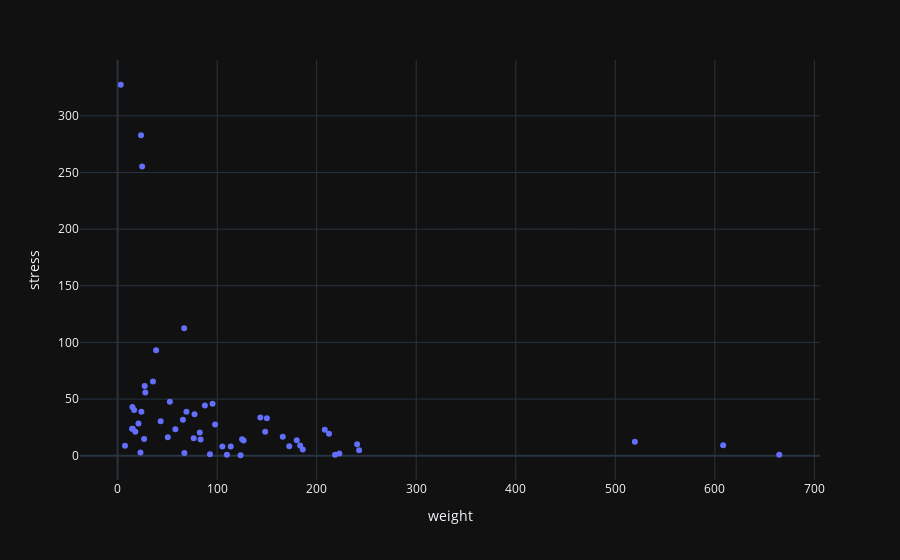
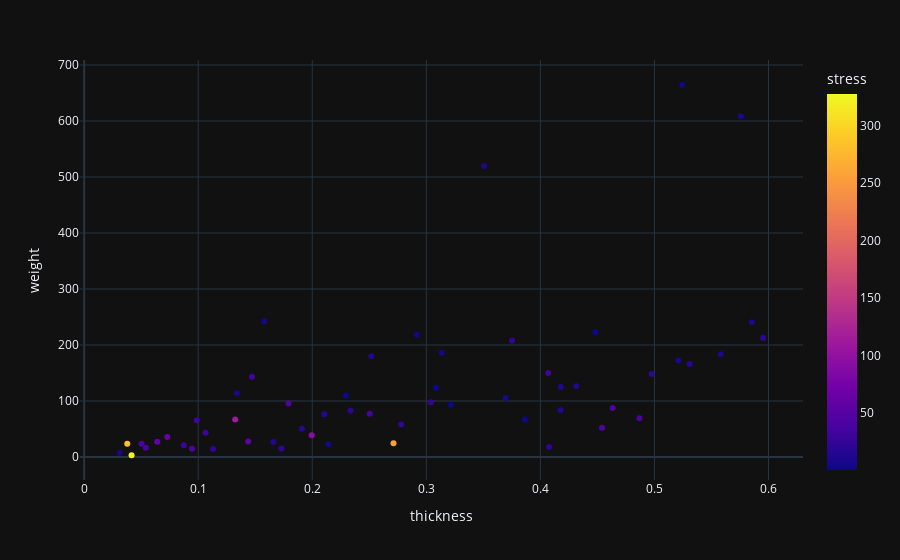

The code cell stored with these charts, in order, in its notebook:
### Code cell
# Plot
import plotly.express as px
fig1 = px.scatter(df, x='weight', y='stress',  template="plotly_dark")
fig1.show()
fig2 = px.scatter(df, x='thickness', y='weight', color='stress', template="plotly_dark")
fig2.show()

### Figure 1 — Plotly figure (JSON) as saved in the notebook; plotly's stock layout.template omitted (floating-point values rounded to 4 significant figures)
{"data": [{"hovertemplate": "weight=%{x}<br>stress=%{y}<extra></extra>", "legendgroup": "", "marker": {"color": "#636efa", "symbol": "circle"}, "mode": "markers", "name": "", "orientation": "v", "showlegend": false, "type": "scatter", "x": [20.97, 150.0, 3.154, 143.4, 38.68, 65.63, 17.79, 212.3, 186.0, 23.85, 109.8, 240.6, 123.5, 165.9, 23.51, 95.4, 125.1, 113.6, 77.28, 50.43, 208.2, 27.85, 16.61, 52.47, 519.6, 222.8, 35.55, 43.27, 180.0, 83.37, 15.24, 242.6, 105.2, 27.2, 76.45, 82.54, 24.65, 87.68, 126.6, 7.433, 148.2, 183.4, 69.14, 67.06, 14.82, 58.05, 14.45, 66.91, 22.96, 172.5, 26.67, 97.94, 664.7, 218.5, 92.79, 608.3], "xaxis": "x", "y": [28.39, 33.06, 327.4, 33.62, 93.08, 31.78, 21.09, 19.31, 5.419, 38.78, 0.9307, 10.04, 0.3981, 16.78, 282.9, 45.83, 14.56, 8.109, 36.57, 16.32, 22.93, 55.83, 40.3, 47.56, 12.37, 1.951, 65.59, 30.33, 13.71, 14.34, 23.71, 4.704, 8.075, 61.45, 15.33, 20.39, 255.3, 44.22, 13.52, 8.709, 21.14, 9.034, 38.77, 2.295, 43.03, 23.33, 23.88, 112.4, 2.762, 8.348, 14.77, 27.45, 0.9135, 0.8144, 1.341, 9.255], "yaxis": "y"}], "layout": {"autosize": true, "legend": {"tracegroupgap": 0}, "margin": {"t": 60}, "xaxis": {"anchor": "y", "autorange": true, "domain": [0, 1], "range": [-36.31, 704.2], "title": {"text": "weight"}, "type": "linear"}, "yaxis": {"anchor": "x", "autorange": true, "domain": [0, 1], "range": [-24.92, 352.7], "title": {"text": "stress"}, "type": "linear"}}}

### Figure 2 — Plotly figure (JSON) as saved in the notebook; plotly's stock layout.template omitted (floating-point values rounded to 4 significant figures)
{"data": [{"hovertemplate": "thickness=%{x}<br>weight=%{y}<br>stress=%{marker.color}<extra></extra>", "legendgroup": "", "marker": {"color": [28.39, 33.06, 327.4, 33.62, 93.08, 31.78, 21.09, 19.31, 5.419, 38.78, 0.9307, 10.04, 0.3981, 16.78, 282.9, 45.83, 14.56, 8.109, 36.57, 16.32, 22.93, 55.83, 40.3, 47.56, 12.37, 1.951, 65.59, 30.33, 13.71, 14.34, 23.71, 4.704, 8.075, 61.45, 15.33, 20.39, 255.3, 44.22, 13.52, 8.709, 21.14, 9.034, 38.77, 2.295, 43.03, 23.33, 23.88, 112.4, 2.762, 8.348, 14.77, 27.45, 0.9135, 0.8144, 1.341, 9.255], "coloraxis": "coloraxis", "symbol": "circle"}, "mode": "markers", "name": "", "orientation": "v", "showlegend": false, "type": "scatter", "x": [0.08732, 0.4069, 0.04155, 0.1471, 0.1995, 0.09877, 0.4076, 0.5953, 0.3135, 0.05031, 0.2294, 0.5853, 0.3086, 0.5309, 0.03779, 0.1791, 0.4179, 0.1339, 0.2503, 0.191, 0.3751, 0.1438, 0.05409, 0.454, 0.3507, 0.4483, 0.07285, 0.1065, 0.2518, 0.4177, 0.1729, 0.1578, 0.3695, 0.06405, 0.2106, 0.2335, 0.2712, 0.4633, 0.4315, 0.03133, 0.4976, 0.558, 0.4868, 0.3864, 0.0946, 0.278, 0.113, 0.1324, 0.2141, 0.5209, 0.1658, 0.304, 0.5243, 0.2915, 0.3214, 0.5757], "xaxis": "x", "y": [20.97, 150.0, 3.154, 143.4, 38.68, 65.63, 17.79, 212.3, 186.0, 23.85, 109.8, 240.6, 123.5, 165.9, 23.51, 95.4, 125.1, 113.6, 77.28, 50.43, 208.2, 27.85, 16.61, 52.47, 519.6, 222.8, 35.55, 43.27, 180.0, 83.37, 15.24, 242.6, 105.2, 27.2, 76.45, 82.54, 24.65, 87.68, 126.6, 7.433, 148.2, 183.4, 69.14, 67.06, 14.82, 58.05, 14.45, 66.91, 22.96, 172.5, 26.67, 97.94, 664.7, 218.5, 92.79, 608.3], "yaxis": "y"}], "layout": {"autosize": true, "coloraxis": {"colorbar": {"title": {"text": "stress"}}, "colorscale": [[0, "#0d0887"], [0.1111, "#46039f"], [0.2222, "#7201a8"], [0.3333, "#9c179e"], [0.4444, "#bd3786"], [0.5556, "#d8576b"], [0.6667, "#ed7953"], [0.7778, "#fb9f3a"], [0.8889, "#fdca26"], [1, "#f0f921"]]}, "legend": {"tracegroupgap": 0}, "margin": {"t": 60}, "xaxis": {"anchor": "y", "autorange": true, "domain": [0, 1], "range": [-0.002372, 0.629], "title": {"text": "thickness"}, "type": "linear"}, "yaxis": {"anchor": "x", "autorange": true, "domain": [0, 1], "range": [-48.07, 715.9], "title": {"text": "weight"}, "type": "linear"}}}
